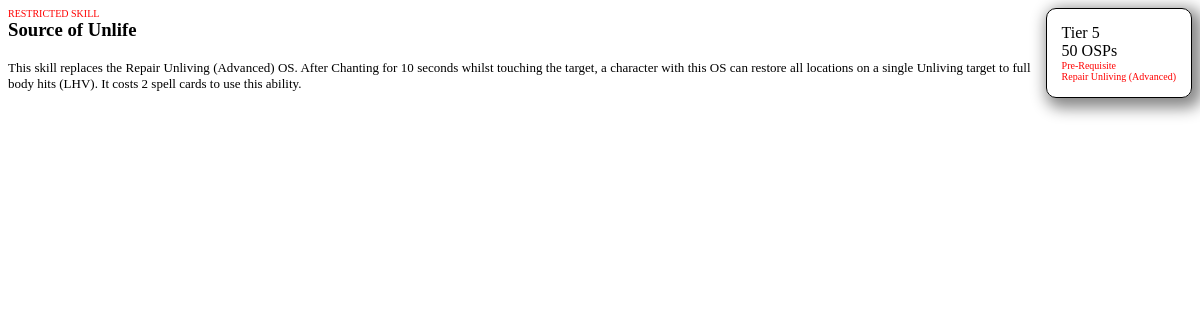
The app's page /inc/osdesc.php?os=12, older data.
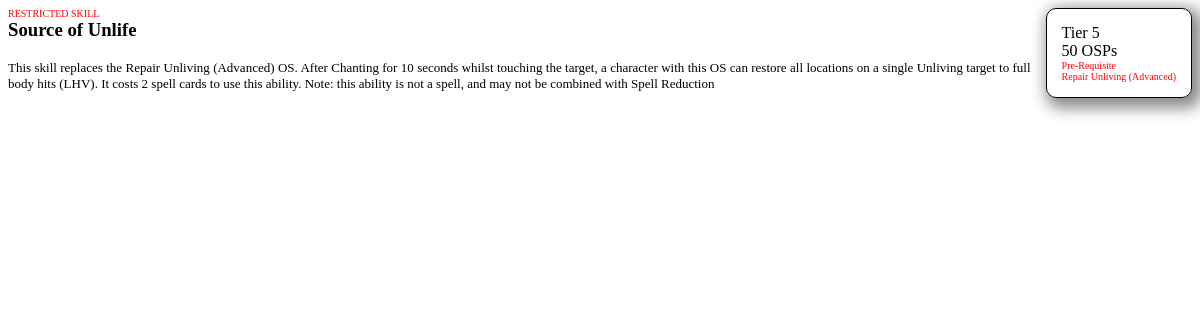
The same page, newer data.
### tables this page shows
CREATE TABLE "osdesc" ("desc" TEXT);

### inc/osdesc.php (the view, shortened to what this page needs)
<?php
$db = new OSdb();
$osdesc = $db->query("SELECT * FROM osdesc WHERE rowid='" . $_GET['os'] . "'");
$oscost = $db->query("SELECT * FROM oslist WHERE osid='" . $_GET['os'] . "'");
$row=$osdesc->fetchArray(SQLITE3_ASSOC);
$row2=$oscost->fetchArray(SQLITE3_ASSOC);
$prelist = $db->query("SELECT * FROM oslist WHERE id='" .$row2['prereq']."'");
$prename = $prelist->fetchArray(SQLITE3_ASSOC);
?>
<head><title><?php echo $row['name'] ?> </title></head><body>
<div style="position:static; float:right; padding:15px; margin-left:15px; margin-bottom:15px; border:1px solid black; border-radius:10px; box-shadow: 5px 5px 15px 5px #888888;">
Tier <?php echo $row2['tier']; ?><br/>
<?php echo $row2['cost']; ?> OSPs<br/>
<?php if (isset ($prename['os'])){ echo "<span style=\"font-size:x-small;margin-top:-10px;color:red;\">Pre-Requisite<br/>" . $prename['os'] . "</span>"; }?>
</div>
<?php
if ($row2['restrict'] == true){ echo " <span style=\"color:red;font-size:x-small;\">RESTRICTED SKILL</span>";}
echo "<h3 style=\"margin-top:0px;\">" . $row2['os'] ."</h3>";
echo "<div style=\"text-align:justify;font-size:small;\">" .$row['desc'] . "</div>";
?></div>

Row changes from the older to the newer data that the page shows:
removed osdesc: desc "This skill replaces the Repair Unliving (Advanced) OS. After Chanting for 10 seconds whilst touching the target, a character with this OS can restore all locations on a single Unliving target to full body hits (LHV). It costs 2 spell cards to use this ability."
added osdesc: desc "This skill replaces the Repair Unliving (Advanced) OS. After Chanting for 10 seconds whilst touching the target, a character with this OS can restore all locations on a single Unliving target to full body hits (LHV). It costs 2 spell cards to use this ability. Note: this ability is not a spell, and may not be combined with Spell Reduction"
